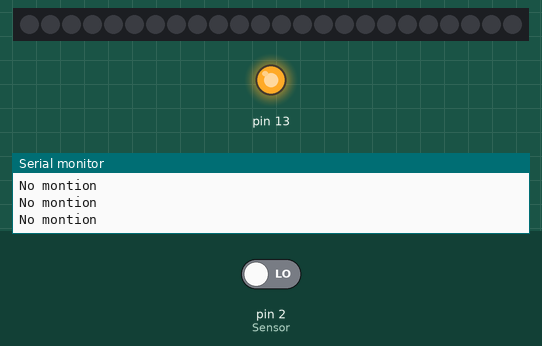
The sketch below on a simulated Arduino Uno, built with avr-gcc and run on an emulated ATmega328P. Shown: 24 RGB LEDs in strip order, left to right, output pins drawn as LEDs (lit = HIGH), the last lines printed to the serial monitor. The inputs (shaded band) are chosen by the test bench; at power-on: pin 2 (Sensor) LOW. The strip is taken to match the declared colour order.

Above: at 2.8 s.
2.9 s: pin 2 (Sensor) driven HIGH
At 3.6 s:
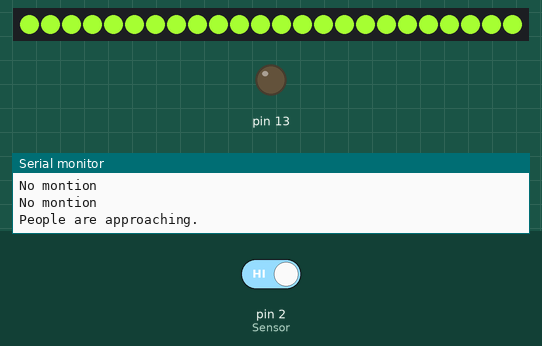
4.5 s: pin 2 (Sensor) driven LOW
At 5.7 s:
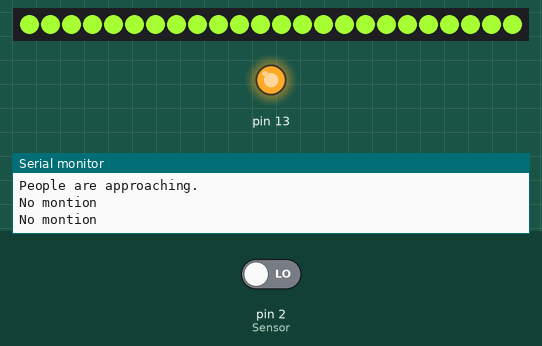
6.0 s: pin 2 (Sensor) driven HIGH
At 7.4 s:
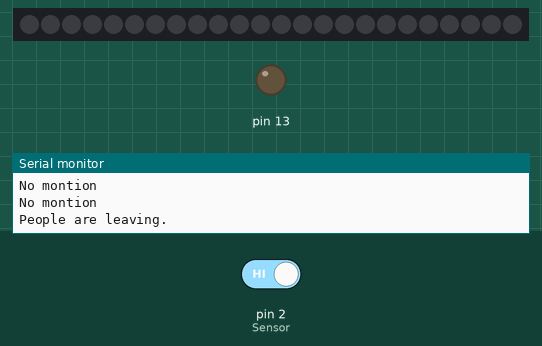
Timing chart, 0 to 9.0 s (numbered marks = the images above; inputs shaded):
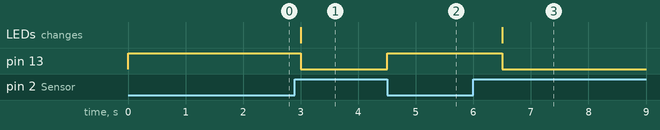

The sketch:

rcwl0516_ws2812.ino
```cpp
#include <Adafruit_NeoPixel.h>

#define PIN 0
#define MAX_LED 24

Adafruit_NeoPixel strip = Adafruit_NeoPixel( MAX_LED, PIN, NEO_RGB + NEO_KHZ800 );

#define Sensor 2  //Input Pin

int pre = 0, cur = 0;
bool people_statue = false;  //人是否在检测区

void setup() {

  Serial.begin(9600);
  // initialize the LCD
  pinMode (Sensor, INPUT);  //Define Pin as input
  pinMode(13, OUTPUT);
  strip.begin();           //初始化Adafruit_NeoPixel
  Serial.println("Waiting for motion");
}

void loop() {
  if (cur = digitalRead(2))
  {
    if (pre == 0 && cur == 1) {  //人区域内状态出现变化
      people_statue = !people_statue;
      if (people_statue) {
        Serial.println("People are approaching.");
        LED_Blink();
      }
      else {
        Serial.println("People are leaving.");
        LED_Blowout();
      }
    }
    digitalWrite(13, LOW);
    pre = cur;
  }
  else
  {
    digitalWrite(13, HIGH);
    Serial.println("No montion");
    pre = cur;
    delay(1000);
  }
}

void LED_Blink() {
  strip.clear();
  strip.setBrightness(255);
  strip.fill(strip.Color(166,255,50));
  strip.show();
}
void LED_Blowout() {
  strip.clear();
  strip.setBrightness(0);
  strip.show();
}
void LED_breath(int wait) {
  int brightness;
  for (brightness = 0; brightness <= 255; brightness += 5) {
    strip.clear();
    for (int i = 0; i < MAX_LED; i++) {
      strip.setBrightness(brightness);
      strip.setPixelColor(i, strip.Color(166, 255, 50));
    }
    strip.show();
    delay(wait);
  }
  for (brightness -= 5; brightness >= 0; brightness -= 5) {
    strip.clear();
    for (int i = 0; i < MAX_LED; i++) {
      strip.setBrightness(brightness);
      strip.setPixelColor(i, strip.Color(166, 255, 50));
    }
    strip.show();
    delay(wait);
  }
}
```

Measured:
- after the input at 2.9 s, pin 13: HIGH → LOW after 0.10 s; the LEDs: change after 0.10 s (image 1)
- after the input at 4.5 s, pin 13: LOW → HIGH at once
- after the input at 6.0 s, pin 13: HIGH → LOW after 0.50 s; the LEDs: change after 0.50 s (image 3)
